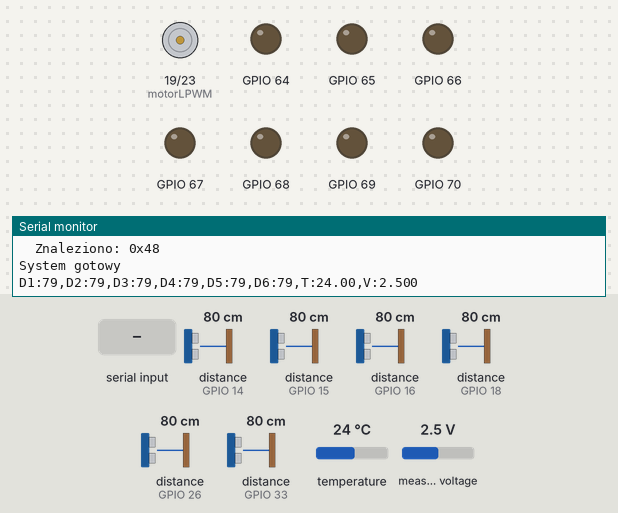
Bench run of a sketch on a simulated ESP32. Shown: motor-driver pin pairs drawn as motors (green arrow = first pin HIGH = forward, orange = second pin HIGH = backward, longer = more drive), output pins drawn as LEDs (lit = HIGH), the last lines printed to the serial monitor. Wiring (inferred from the names in the program): 6 × ultrasonic range finder: trigger GPIO 4, echo GPIO 16 / trigger GPIO 7, echo GPIO 18 / trigger GPIO 12, echo GPIO 14 / trigger GPIO 13, echo GPIO 15 / trigger GPIO 25, echo GPIO 33 / trigger GPIO 27, echo GPIO 26. The test bench sets the inputs (shaded band); at power-on: distance to the obstacle (sensors on GPIO 14, GPIO 15, GPIO 16, GPIO 18, GPIO 26, GPIO 33) 80 cm, temperature 24 °C, measured voltage 2.5 V. The echo pulse lasts 58.3 µs per cm; pins used as bus, display or sensor lines are not drawn.

Above: at 1.4 s.
1.5 s: "DC:37\n" received over Serial
At 2.9 s:
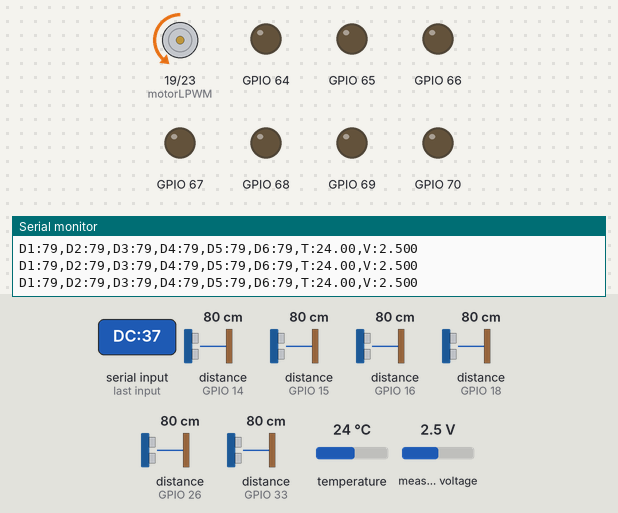
3.4 s: "DC:90\n" received over Serial
At 4.4 s:
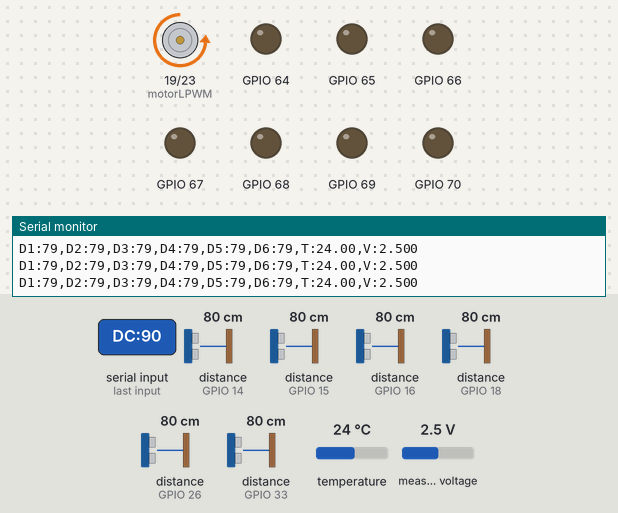
Timing chart, 0 to 6.4 s (numbered marks = the images above; inputs shaded):
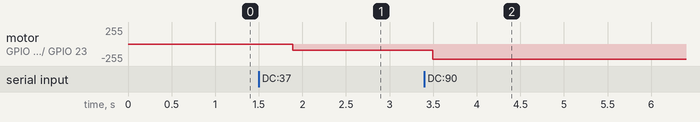

Measured:
- after the input at 1.5 s, motor on GPIO 19 (motorLPWM) / GPIO 23 (motorRPWM): stopped → backward 94/255 after 0.39 s
- after the input at 3.4 s, motor on GPIO 19 (motorLPWM) / GPIO 23 (motorRPWM): backward 94/255 → backward 228/255 after 0.10 s

The sketch:

akwarium.ino
```cpp
#include <Wire.h>
#include <Adafruit_MCP23X17.h>
#include <OneWire.h>
#include <DallasTemperature.h>
#include <Adafruit_ADS1X15.h>
#ifdef ESP32
  #include "driver/ledc.h"
#endif

Adafruit_MCP23X17 mcp;
Adafruit_ADS1115 ads;

bool mcpOk = false;   // true jeśli MCP23017 wykryty
bool adsOk = false;   // true jeśli ADS1115 wykryty

String uartBuffer = "";

// ===== RELAYS A0-A6 (MCP23017) =====
const int relayCount = 7;

unsigned long relayTimer[relayCount];
unsigned long relayDuration[relayCount];
bool relayActive[relayCount];

const unsigned long relayUnitTime = 100; // 0.1 sekundy

// ===== DS18B20 =====
#define ONE_WIRE_BUS 32
OneWire oneWire(ONE_WIRE_BUS);
DallasTemperature sensors(&oneWire);

// ===== BTS7960 DC MOTOR DRIVER =====
const int motorRPWM = 23;  // PWM pin dla kierunku w prawo
const int motorLPWM = 19;  // PWM pin dla kierunku w lewo
#ifdef ESP32
  const int motorChannelR = 0;
  const int motorChannelL = 1;
#endif
const int motorFreq = 5000;   // Częstotliwość PWM (5kHz)

// ===== HC-SR04 (6 czujników – bez pinu 0) =====
const int trigPin1 = 25; const int echoPin1 = 33;
const int trigPin2 = 27; const int echoPin2 = 26;
const int trigPin3 = 12; const int echoPin3 = 14;
const int trigPin4 = 13; const int echoPin4 = 15;
const int trigPin5 = 4;  const int echoPin5 = 16;
const int trigPin6 = 7;  const int echoPin6 = 18;

// ================= SETUP =================
void setup() {

  Serial.begin(115200);

  // I2C: na większości płytek ESP32 SDA=21, SCL=22 (Wire.begin(SDA, SCL))
  const int I2C_SDA = 21;
  const int I2C_SCL = 22;
  Wire.begin(I2C_SDA, I2C_SCL);
  Wire.setClock(100000);   // 100 kHz – bardziej niezawodne przy długich kablach / słabych pull-upach
  delay(100);             // chwila na ustabilizowanie magistrali

  // Skan I2C – wypisuje, co jest na magistrali
  Serial.print("I2C Scanner (SDA="); Serial.print(I2C_SDA); Serial.print(", SCL="); Serial.print(I2C_SCL); Serial.println("):");
  int found = 0;
  for (uint8_t addr = 1; addr < 127; addr++) {
    Wire.beginTransmission(addr);
    if (Wire.endTransmission() == 0) {
      Serial.print("  Znaleziono: 0x"); Serial.println(addr, HEX);
      found++;
    }
  }
  if (found == 0) {
    Serial.println("  Brak urzadzen I2C!");
    Serial.println("  Sprawdz: GND wspolne, SDA->GPIO21, SCL->GPIO22, pull-upy 4.7k do 3.3V.");
  }

  delay(150);   // chwila na ustabilizowanie magistrali po skanie

  // MCP23017 (adres 0x20) – do 3 prób, skan czasem „zajmuje” magistralę
  for (int i = 0; i < 3 && !mcpOk; i++) {
    if (i > 0) delay(120);
    mcpOk = mcp.begin_I2C(0x20);
  }
  if (!mcpOk) Serial.println("Brak MCP23017 (0x20)");

  // ADS1115 (0x48) – do 3 prób
  for (int i = 0; i < 3 && !adsOk; i++) {
    if (i > 0) delay(120);
    adsOk = ads.begin();
  }
  if (!adsOk) Serial.println("Brak ADS1115 (0x48)");

  if (adsOk) ads.setGain(GAIN_ONE); // ±4.096 V

  // Konfiguracja BTS7960 DC Motor Driver (ESP32 LEDC)
  #ifdef ESP32
    pinMode(motorRPWM, OUTPUT);
    pinMode(motorLPWM, OUTPUT);
    ledc_timer_config_t tR = {};
    tR.speed_mode = LEDC_LOW_SPEED_MODE;
    tR.duty_resolution = LEDC_TIMER_8_BIT;
    tR.timer_num = LEDC_TIMER_0;
    tR.freq_hz = motorFreq;
    tR.clk_cfg = LEDC_AUTO_CLK;
    ledc_timer_config(&tR);
    ledc_timer_config_t tL = {};
    tL.speed_mode = LEDC_LOW_SPEED_MODE;
    tL.duty_resolution = LEDC_TIMER_8_BIT;
    tL.timer_num = LEDC_TIMER_1;
    tL.freq_hz = motorFreq;
    tL.clk_cfg = LEDC_AUTO_CLK;
    ledc_timer_config(&tL);
    ledc_channel_config_t chR = {};
    chR.gpio_num = (gpio_num_t)motorRPWM;
    chR.speed_mode = LEDC_LOW_SPEED_MODE;
    chR.channel = (ledc_channel_t)motorChannelR;
    chR.timer_sel = LEDC_TIMER_0;
    chR.duty = 0;
    chR.hpoint = 0;
    ledc_channel_config(&chR);
    ledc_channel_config_t chL = {};
    chL.gpio_num = (gpio_num_t)motorLPWM;
    chL.speed_mode = LEDC_LOW_SPEED_MODE;
    chL.channel = (ledc_channel_t)motorChannelL;
    chL.timer_sel = LEDC_TIMER_1;
    chL.duty = 0;
    chL.hpoint = 0;
    ledc_channel_config(&chL);
  #endif

  // Konfiguracja przekaźników (tylko jeśli MCP jest OK)
  for (int i = 0; i < relayCount; i++) {
    relayActive[i] = false;
    relayTimer[i] = 0;
    relayDuration[i] = 0;
    if (mcpOk) {
      mcp.pinMode(i, OUTPUT);
      mcp.digitalWrite(i, LOW);
    }
  }

  // HC-SR04 (6 czujników)
  pinMode(trigPin1, OUTPUT); pinMode(echoPin1, INPUT);
  pinMode(trigPin2, OUTPUT); pinMode(echoPin2, INPUT);
  pinMode(trigPin3, OUTPUT); pinMode(echoPin3, INPUT);
  pinMode(trigPin4, OUTPUT); pinMode(echoPin4, INPUT);
  pinMode(trigPin5, OUTPUT); pinMode(echoPin5, INPUT);
  pinMode(trigPin6, OUTPUT); pinMode(echoPin6, INPUT);

  sensors.begin();

  Serial.println("System gotowy");
}

// ================= LOOP =================
void loop() {

  // ===== UART INPUT =====
  while (Serial.available()) {

    char c = Serial.read();

    if (c == '\n' || c == '\r') {

      if (uartBuffer.length() > 0) {
        processCommand(uartBuffer);
        uartBuffer = "";
      }
    }
    else {
      uartBuffer += c;
    }
  }

  // ===== HC-SR04 (6 czujników) – brak echa / brak czujnika → 0 =====
  long d1 = measureDistance(trigPin1, echoPin1);
  long d2 = measureDistance(trigPin2, echoPin2);
  long d3 = measureDistance(trigPin3, echoPin3);
  long d4 = measureDistance(trigPin4, echoPin4);
  long d5 = measureDistance(trigPin5, echoPin5);
  long d6 = measureDistance(trigPin6, echoPin6);
  if (d1 < 0) d1 = 0;
  if (d2 < 0) d2 = 0;
  if (d3 < 0) d3 = 0;
  if (d4 < 0) d4 = 0;
  if (d5 < 0) d5 = 0;
  if (d6 < 0) d6 = 0;

  // ===== DS18B20 – brak czujnika / błąd → 0 =====
  sensors.requestTemperatures();
  float temp = sensors.getTempCByIndex(0);
  if (temp != temp || temp < -100.0f) temp = 0.0f;

  // ===== ADS1115 – brak modułu / nie wykryty → 0 =====
  float voltage = 0.0f;
  if (adsOk) {
    int16_t adc0 = ads.readADC_SingleEnded(0);
    voltage = adc0 * 0.125f / 1000.0f;
  }

  // ===== AUTO OFF RELAYS =====
  if (mcpOk) {
    for (int i = 0; i < relayCount; i++) {
      if (relayActive[i] && millis() - relayTimer[i] >= relayDuration[i]) {
        mcp.digitalWrite(i, LOW);
        relayActive[i] = false;
      }
    }
  }

  // ===== UART OUTPUT (brak czujnika / błąd = 0) =====
  Serial.print("D1:"); Serial.print(d1);
  Serial.print(",D2:"); Serial.print(d2);
  Serial.print(",D3:"); Serial.print(d3);
  Serial.print(",D4:"); Serial.print(d4);
  Serial.print(",D5:"); Serial.print(d5);
  Serial.print(",D6:"); Serial.print(d6);
  Serial.print(",T:");  Serial.print(temp, 2);
  Serial.print(",V:");  Serial.println(voltage, 3);
}

// ================= ODBIÓR KOMEND =================
// Format: {A0:0,A1:3,A2:5,A3:0,A4:1,A5:0,A6:9}

void processCommand(String cmd) {

  cmd.trim();

  // Obsługa komendy DC Motor: "DC:37"
  if (cmd.startsWith("DC:")) {
    int percent = cmd.substring(3).toInt();
    setMotorSpeed(percent);
    return;
  }

  // Obsługa komend przekaźników: {A0:0,A1:3,...}
  if (!cmd.startsWith("{") || !cmd.endsWith("}"))
    return;
  if (!mcpOk) return;

  cmd.remove(0, 1);
  cmd.remove(cmd.length() - 1);

  for (int i = 0; i < relayCount; i++) {

    String key = "A" + String(i) + ":";
    int index = cmd.indexOf(key);

    if (index != -1) {

      int value = cmd.charAt(index + key.length()) - '0';

      if (value > 0 && value <= 9) {

        mcp.digitalWrite(i, HIGH);

        relayActive[i] = true;
        relayTimer[i] = millis();
        relayDuration[i] = value * relayUnitTime;
      }
      else {

        mcp.digitalWrite(i, LOW);
        relayActive[i] = false;
      }
    }
  }
}

// ================= BTS7960 DC MOTOR CONTROL =================
void setMotorSpeed(int percent) {
  percent = constrain(percent, 0, 100);
  int pwmValue = map(percent, 0, 100, 0, 255);
  #ifdef ESP32
    if (percent > 0) {
      ledc_set_duty(LEDC_LOW_SPEED_MODE, (ledc_channel_t)motorChannelR, pwmValue);
      ledc_update_duty(LEDC_LOW_SPEED_MODE, (ledc_channel_t)motorChannelR);
      ledc_set_duty(LEDC_LOW_SPEED_MODE, (ledc_channel_t)motorChannelL, 0);
      ledc_update_duty(LEDC_LOW_SPEED_MODE, (ledc_channel_t)motorChannelL);
    } else {
      ledc_set_duty(LEDC_LOW_SPEED_MODE, (ledc_channel_t)motorChannelR, 0);
      ledc_update_duty(LEDC_LOW_SPEED_MODE, (ledc_channel_t)motorChannelR);
      ledc_set_duty(LEDC_LOW_SPEED_MODE, (ledc_channel_t)motorChannelL, 0);
      ledc_update_duty(LEDC_LOW_SPEED_MODE, (ledc_channel_t)motorChannelL);
    }
  #endif
}

// ================= HC-SR04 =================
long measureDistance(int trigPin, int echoPin) {

  digitalWrite(trigPin, LOW);
  delayMicroseconds(5);

  digitalWrite(trigPin, HIGH);
  delayMicroseconds(10);
  digitalWrite(trigPin, LOW);

  long duration = pulseIn(echoPin, HIGH, 20000);  // 20 ms – mniej blokowania gdy brak echa

  if (duration == 0)
    return -1;

  return duration * 0.034 / 2;
}
```
